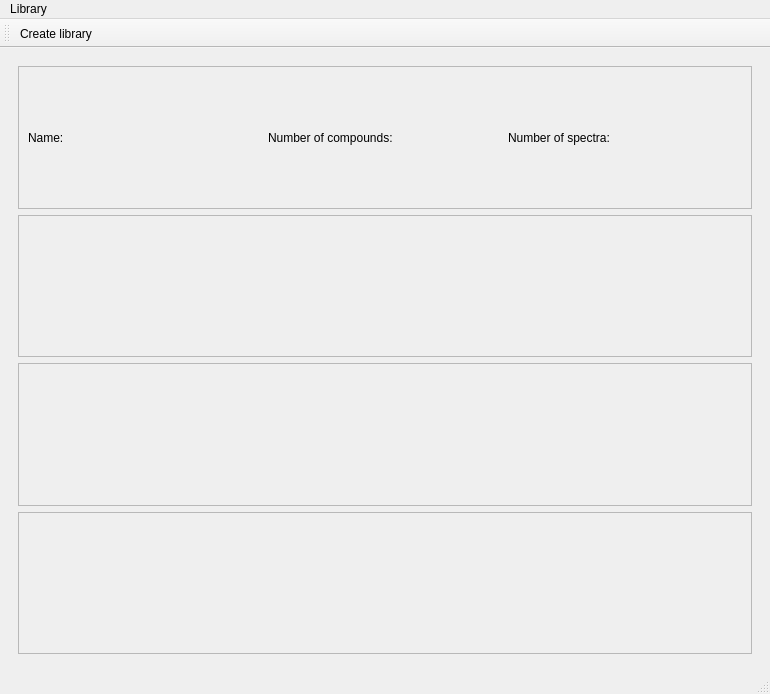
<?xml version="1.0" encoding="UTF-8"?>
<ui version="4.0">
 <class>MainWindow</class>
 <widget class="QMainWindow" name="MainWindow">
  <property name="geometry">
   <rect>
    <x>0</x>
    <y>0</y>
    <width>770</width>
    <height>694</height>
   </rect>
  </property>
  <property name="windowTitle">
   <string>MainWindow</string>
  </property>
  <widget class="QWidget" name="centralwidget">
   <layout class="QVBoxLayout" name="verticalLayout_2">
    <item>
     <widget class="QStackedWidget" name="stackedWidget">
      <property name="currentIndex">
       <number>1</number>
      </property>
      <widget class="QWidget" name="CreateLibrary_page">
       <layout class="QVBoxLayout" name="verticalLayout">
        <item>
         <layout class="QHBoxLayout" name="horizontalLayout">
          <item>
           <widget class="QLabel" name="label">
            <property name="text">
             <string>Name</string>
            </property>
           </widget>
          </item>
          <item>
           <spacer name="horizontalSpacer_2">
            <property name="orientation">
             <enum>Qt::Orientation::Horizontal</enum>
            </property>
            <property name="sizeType">
             <enum>QSizePolicy::Policy::Maximum</enum>
            </property>
            <property name="sizeHint" stdset="0">
             <size>
              <width>20</width>
              <height>20</height>
             </size>
            </property>
           </spacer>
          </item>
          <item>
           <widget class="QLineEdit" name="createLibraryName_lineEdit"/>
          </item>
         </layout>
        </item>
        <item>
         <widget class="QFrame" name="frame">
          <property name="frameShape">
           <enum>QFrame::Shape::StyledPanel</enum>
          </property>
          <property name="frameShadow">
           <enum>QFrame::Shadow::Raised</enum>
          </property>
          <layout class="QHBoxLayout" name="horizontalLayout_3">
           <item>
            <widget class="QLineEdit" name="createLibraryPath_lineEdit"/>
           </item>
           <item>
            <spacer name="horizontalSpacer_3">
             <property name="orientation">
              <enum>Qt::Orientation::Horizontal</enum>
             </property>
             <property name="sizeType">
              <enum>QSizePolicy::Policy::Maximum</enum>
             </property>
             <property name="sizeHint" stdset="0">
              <size>
               <width>20</width>
               <height>20</height>
              </size>
             </property>
            </spacer>
           </item>
           <item>
            <widget class="QPushButton" name="createLibraryBrowse_btn">
             <property name="text">
              <string>Save as</string>
             </property>
            </widget>
           </item>
          </layout>
         </widget>
        </item>
        <item>
         <widget class="QFrame" name="createLibraryError_frame">
          <property name="enabled">
           <bool>true</bool>
          </property>
          <property name="frameShape">
           <enum>QFrame::Shape::StyledPanel</enum>
          </property>
          <property name="frameShadow">
           <enum>QFrame::Shadow::Raised</enum>
          </property>
          <layout class="QVBoxLayout" name="verticalLayout_3">
           <item>
            <widget class="QLabel" name="createLibraryError_label">
             <property name="enabled">
              <bool>true</bool>
             </property>
             <property name="text">
              <string>A file with this name already exists.</string>
             </property>
             <property name="alignment">
              <set>Qt::AlignmentFlag::AlignCenter</set>
             </property>
            </widget>
           </item>
          </layout>
         </widget>
        </item>
        <item>
         <widget class="QFrame" name="frame_2">
          <property name="frameShape">
           <enum>QFrame::Shape::StyledPanel</enum>
          </property>
          <property name="frameShadow">
           <enum>QFrame::Shadow::Raised</enum>
          </property>
          <layout class="QHBoxLayout" name="horizontalLayout_4">
           <item>
            <widget class="QPushButton" name="createLibraryCancel_btn">
             <property name="text">
              <string>Cancel</string>
             </property>
            </widget>
           </item>
           <item>
            <spacer name="horizontalSpacer">
             <property name="orientation">
              <enum>Qt::Orientation::Horizontal</enum>
             </property>
             <property name="sizeType">
              <enum>QSizePolicy::Policy::Expanding</enum>
             </property>
             <property name="sizeHint" stdset="0">
              <size>
               <width>40</width>
               <height>20</height>
              </size>
             </property>
            </spacer>
           </item>
           <item>
            <widget class="QPushButton" name="createLibrarySave_btn">
             <property name="enabled">
              <bool>false</bool>
             </property>
             <property name="text">
              <string>Next</string>
             </property>
            </widget>
           </item>
          </layout>
         </widget>
        </item>
       </layout>
      </widget>
      <widget class="QWidget" name="Library_page">
       <layout class="QVBoxLayout" name="verticalLayout_4">
        <item>
         <widget class="QFrame" name="frame_6">
          <property name="frameShape">
           <enum>QFrame::Shape::StyledPanel</enum>
          </property>
          <property name="frameShadow">
           <enum>QFrame::Shadow::Raised</enum>
          </property>
          <layout class="QHBoxLayout" name="horizontalLayout_5">
           <item>
            <widget class="QLabel" name="libraryName_label">
             <property name="text">
              <string>Name: </string>
             </property>
            </widget>
           </item>
           <item>
            <widget class="QLabel" name="libraryNumberCompounds_label">
             <property name="text">
              <string>Number of compounds:</string>
             </property>
            </widget>
           </item>
           <item>
            <widget class="QLabel" name="libraryNumberSpectra_label">
             <property name="text">
              <string>Number of spectra:</string>
             </property>
            </widget>
           </item>
          </layout>
         </widget>
        </item>
        <item>
         <widget class="QFrame" name="frame_5">
          <property name="frameShape">
           <enum>QFrame::Shape::StyledPanel</enum>
          </property>
          <property name="frameShadow">
           <enum>QFrame::Shadow::Raised</enum>
          </property>
         </widget>
        </item>
        <item>
         <widget class="QFrame" name="frame_4">
          <property name="frameShape">
           <enum>QFrame::Shape::StyledPanel</enum>
          </property>
          <property name="frameShadow">
           <enum>QFrame::Shadow::Raised</enum>
          </property>
         </widget>
        </item>
        <item>
         <widget class="QFrame" name="frame_3">
          <property name="frameShape">
           <enum>QFrame::Shape::StyledPanel</enum>
          </property>
          <property name="frameShadow">
           <enum>QFrame::Shadow::Raised</enum>
          </property>
         </widget>
        </item>
       </layout>
      </widget>
      <widget class="QWidget" name="Home_page">
       <layout class="QHBoxLayout" name="horizontalLayout_2">
        <item>
         <widget class="QLabel" name="label_2">
          <property name="text">
           <string>Welcome</string>
          </property>
          <property name="alignment">
           <set>Qt::AlignmentFlag::AlignCenter</set>
          </property>
         </widget>
        </item>
       </layout>
      </widget>
     </widget>
    </item>
   </layout>
  </widget>
  <widget class="QMenuBar" name="menubar">
   <property name="geometry">
    <rect>
     <x>0</x>
     <y>0</y>
     <width>770</width>
     <height>24</height>
    </rect>
   </property>
   <widget class="QMenu" name="menuLibrary">
    <property name="title">
     <string>Library</string>
    </property>
    <addaction name="actionLoad_library"/>
    <addaction name="actionCreate_library"/>
   </widget>
   <addaction name="menuLibrary"/>
  </widget>
  <widget class="QStatusBar" name="statusbar"/>
  <widget class="QToolBar" name="toolBar">
   <property name="windowTitle">
    <string>toolBar</string>
   </property>
   <attribute name="toolBarArea">
    <enum>TopToolBarArea</enum>
   </attribute>
   <attribute name="toolBarBreak">
    <bool>false</bool>
   </attribute>
   <addaction name="actionCreate_library_toolbar"/>
  </widget>
  <action name="actionLoad_library">
   <property name="text">
    <string>Load library</string>
   </property>
  </action>
  <action name="actionCreate_library">
   <property name="text">
    <string>Create library</string>
   </property>
  </action>
  <action name="actionCreate_library_toolbar">
   <property name="icon">
    <iconset theme="document-new"/>
   </property>
   <property name="text">
    <string>Create library</string>
   </property>
   <property name="toolTip">
    <string>&lt;html&gt;&lt;head/&gt;&lt;body&gt;&lt;p&gt;Create library&lt;/p&gt;&lt;/body&gt;&lt;/html&gt;</string>
   </property>
   <property name="shortcut">
    <string>Backspace</string>
   </property>
   <property name="menuRole">
    <enum>QAction::MenuRole::NoRole</enum>
   </property>
  </action>
 </widget>
 <resources/>
 <connections/>
</ui>
